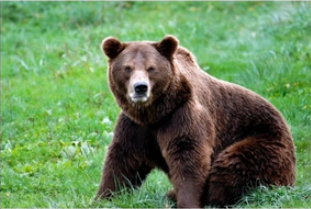
#> input picture OpenCV_Scripts/data/panda.png, 311 x 209 px
$ python global_threshold.py
#> lines starting #> are read from the running program, lines starting #| are printed output that depends on the picture; after the words box and inside, x2 and y2 are one past the last pixel; in counts of white or black regions, pixels touching at a corner belong together
import os
import cv2

# Load the image from the specified path
img = cv2.imread(os.path.join('.', 'data', 'panda.png'))
#> img is the input picture: shape (209, 311, 3); mean B, G, R 89.1, 134, 102.5

# Check if the image is loaded properly
if img is None:
    print("Error: Could not load image.")
else:
    # Convert the image to grayscale
    img_gray = cv2.cvtColor(img, cv2.COLOR_BGR2GRAY)
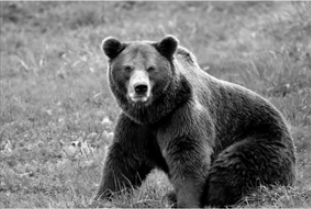
#> img_gray: shape (209, 311); min 0, max 251, mean 119.4

    # Apply binary thresholding to the grayscale image
    ret, thresh = cv2.threshold(img_gray, 80, 255, cv2.THRESH_BINARY)
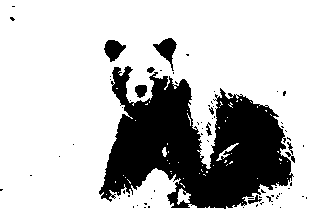
#> thresh: shape (209, 311); 74.1% white; 70 black regions (60 under 20 px), largest, box (x1, y1, x2, y2) and area: (99, 66, 294, 209) 15686, (153, 38, 177, 71) 334, (104, 40, 126, 62) 294

    thresh = cv2.blur(thresh, (10,10))
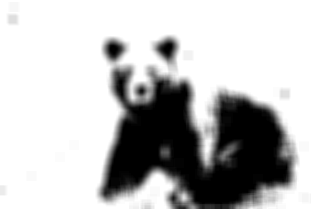
#> thresh: shape (209, 311); min 0, max 255, mean 188.9
    ret, thresh = cv2.threshold(thresh, 80, 255, cv2.THRESH_BINARY)
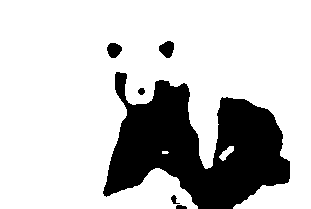
#> thresh: shape (209, 311); 77.4% white; 6 black regions, box (x1, y1, x2, y2) and area: (103, 72, 290, 209) 14217, (159, 41, 174, 58) 184, (107, 43, 122, 58) 168, (171, 195, 180, 204) 40, (138, 88, 145, 95) 38, (176, 205, 187, 209) 37

    # Display the original image, grayscale image, and thresholded image
    cv2.imshow('Original Image', img)
    cv2.imshow('Grayscale Image', img_gray)
    cv2.imshow('Threshold Image', thresh)

    # Wait for a key press and close all windows
    cv2.waitKey(0)
    cv2.destroyAllWindows()

$ run again, with OpenCV_Scripts/data/1_IM-0001-4001.dcm.png copied over OpenCV_Scripts/data/panda.png
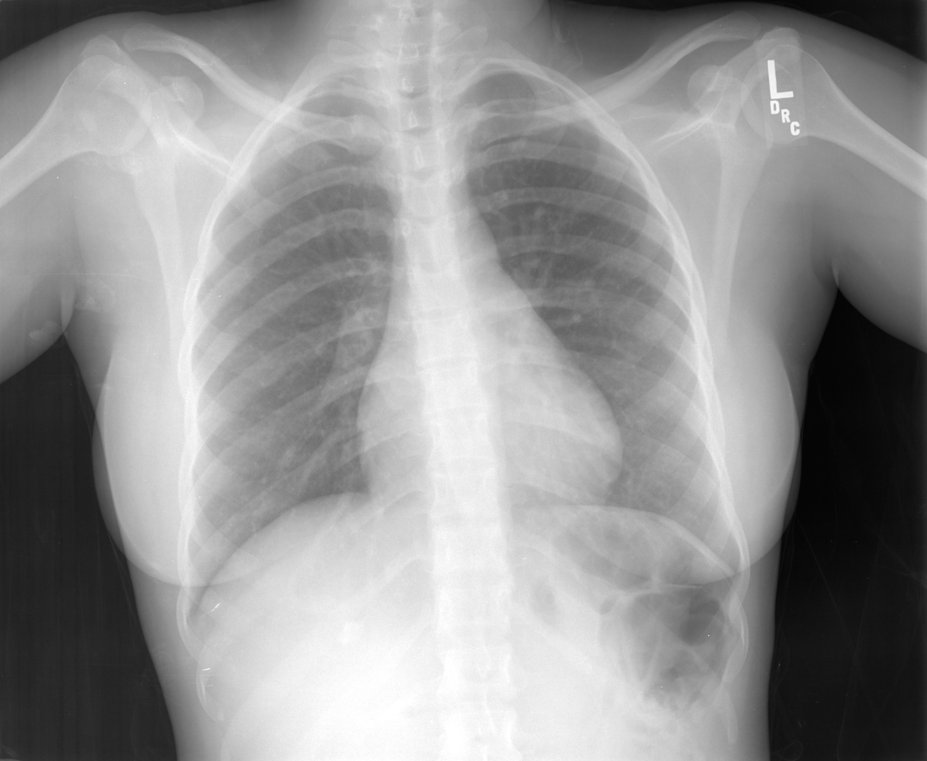
#> input picture OpenCV_Scripts/data/1_IM-0001-4001.dcm.png, 927 x 761 px, shrunk from 2496 x 2048 before the run
#> img is the input picture: shape (761, 927, 3); min 4, max 255, mean 146.5
#> `ret, thresh = cv2.threshold(img_gray, 80, 255, cv2.THRESH_BINARY)`:
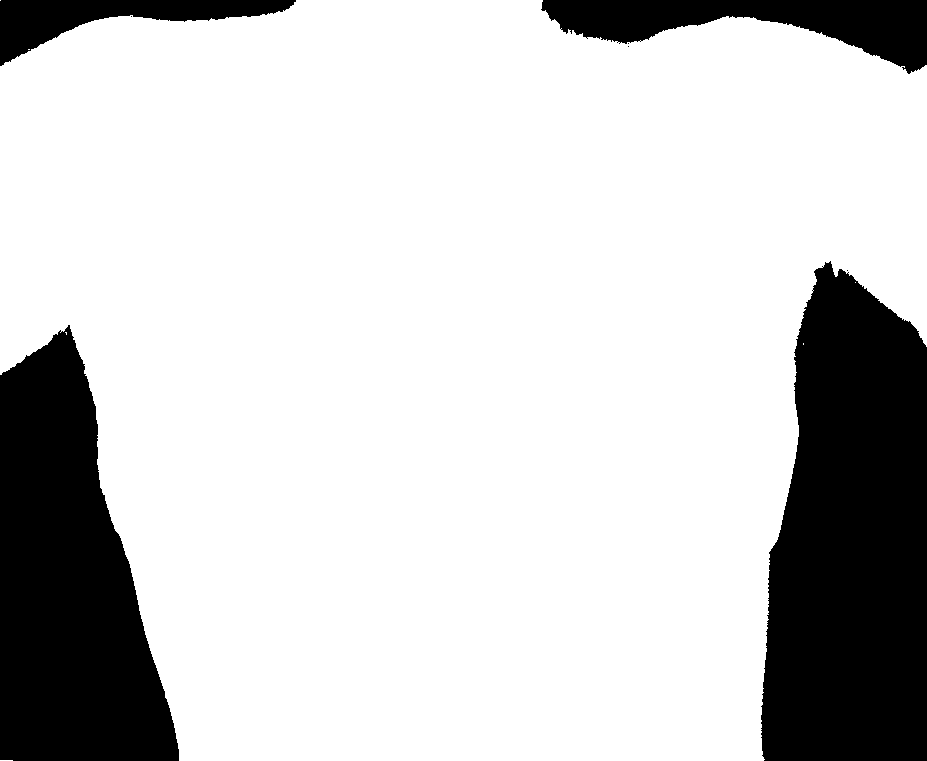
#> thresh: shape (761, 927); 80% white; 8 black regions (4 under 20 px), largest, box (x1, y1, x2, y2) and area: (761, 261, 927, 761) 67970, (0, 325, 179, 761) 52144, (541, 0, 927, 74) 13663, (0, 0, 296, 66) 7398
#> `ret, thresh = cv2.threshold(thresh, 80, 255, cv2.THRESH_BINARY)`:
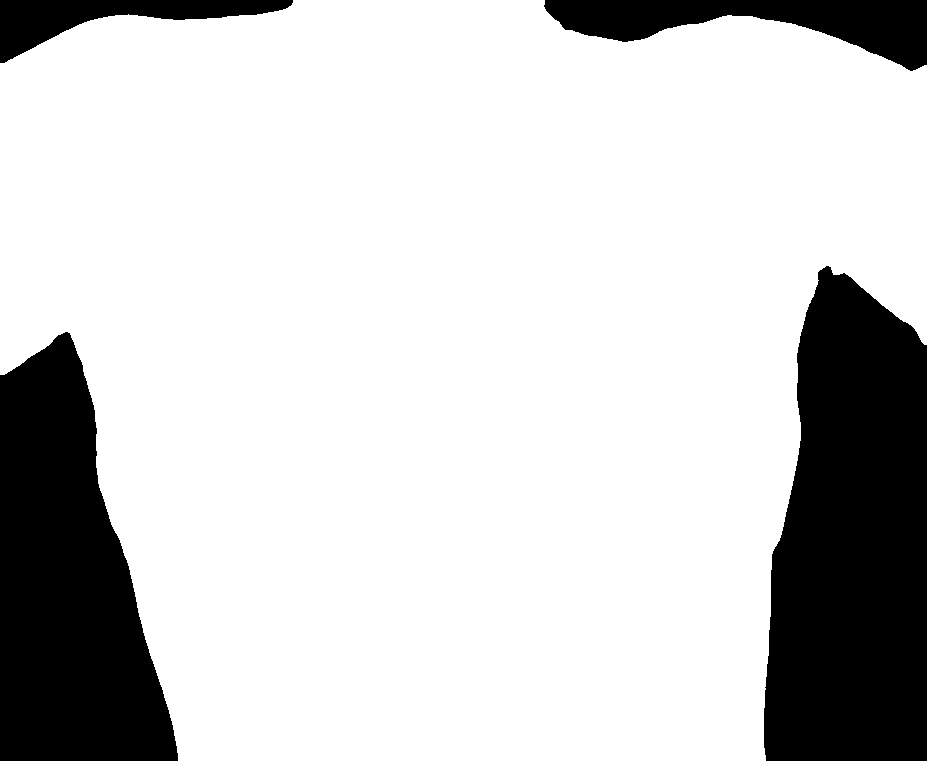
#> thresh: shape (761, 927); 80.4% white; 4 black regions, box (x1, y1, x2, y2) and area: (764, 266, 927, 761) 66541, (0, 332, 178, 761) 51320, (544, 0, 927, 71) 13078, (0, 0, 293, 63) 7023

$ run again, with OpenCV_Scripts/data/bull4.png copied over OpenCV_Scripts/data/panda.png
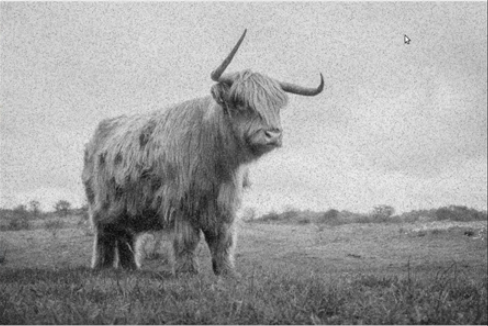
#> input picture OpenCV_Scripts/data/bull4.png, 488 x 326 px
#> img is the input picture: shape (326, 488, 3); mean B, G, R 159.4, 159.4, 159.4
#> `ret, thresh = cv2.threshold(img_gray, 80, 255, cv2.THRESH_BINARY)`:
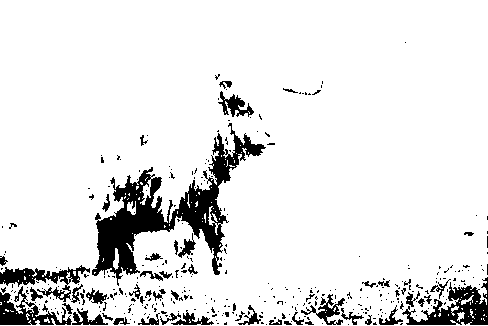
#> thresh: shape (326, 488); 90% white; 359 black regions (304 under 20 px), largest, box (x1, y1, x2, y2) and area: (92, 123, 266, 286) 7038, (402, 277, 488, 325) 1671, (0, 265, 90, 302) 1106
#> `ret, thresh = cv2.threshold(thresh, 80, 255, cv2.THRESH_BINARY)`:
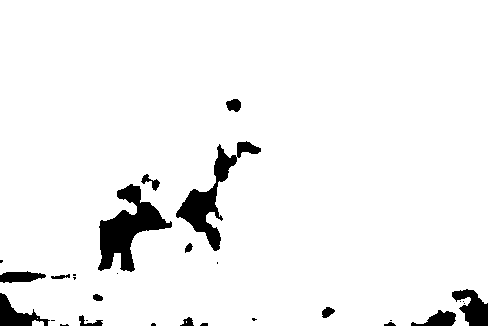
#> thresh: shape (326, 488); 95% white; 30 black regions (14 under 20 px), largest, box (x1, y1, x2, y2) and area: (98, 184, 172, 272) 2730, (176, 141, 261, 251) 2153, (452, 289, 488, 326) 788
